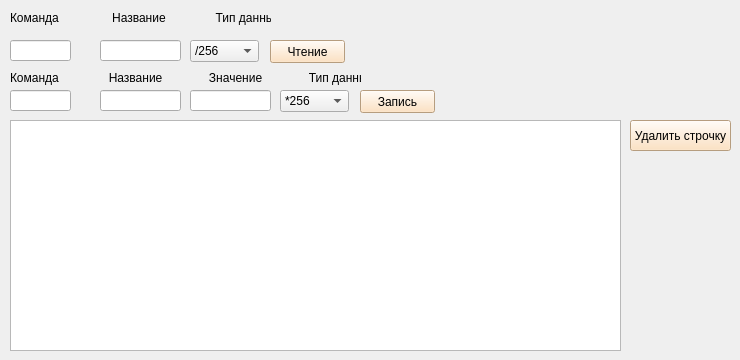
    <widget class="QWidget" name="tab_4">
     <attribute name="title">
      <string>PMBus custom</string>
     </attribute>
     <widget class="QLineEdit" name="lineEditCommandAdrRead">
      <property name="geometry">
       <rect>
        <x>10</x>
        <y>40</y>
        <width>61</width>
        <height>21</height>
       </rect>
      </property>
     </widget>
     <widget class="QLineEdit" name="lineEditNameRead">
      <property name="geometry">
       <rect>
        <x>100</x>
        <y>40</y>
        <width>81</width>
        <height>21</height>
       </rect>
      </property>
      <property name="clearButtonEnabled">
       <bool>true</bool>
      </property>
     </widget>
     <widget class="QPushButton" name="readWordButton">
      <property name="geometry">
       <rect>
        <x>270</x>
        <y>40</y>
        <width>75</width>
        <height>23</height>
       </rect>
      </property>
      <property name="styleSheet">
       <string notr="true">background-color: rgb(255, 220, 178);</string>
      </property>
      <property name="text">
       <string>Чтение</string>
      </property>
     </widget>
     <widget class="QPushButton" name="deleteButton">
      <property name="geometry">
       <rect>
        <x>630</x>
        <y>120</y>
        <width>101</width>
        <height>31</height>
       </rect>
      </property>
      <property name="styleSheet">
       <string notr="true">background-color: rgb(255, 220, 178);</string>
      </property>
      <property name="text">
       <string>Удалить строчку</string>
      </property>
     </widget>
     <widget class="QComboBox" name="comboBoxType">
      <property name="geometry">
       <rect>
        <x>190</x>
        <y>40</y>
        <width>69</width>
        <height>22</height>
       </rect>
      </property>
      <item>
       <property name="text">
        <string>/256</string>
       </property>
      </item>
      <item>
       <property name="text">
        <string>Обычный</string>
       </property>
      </item>
      <item>
       <property name="text">
        <string>byte</string>
       </property>
      </item>
     </widget>
     <widget class="QPushButton" name="writeButton">
      <property name="geometry">
       <rect>
        <x>360</x>
        <y>90</y>
        <width>75</width>
        <height>23</height>
       </rect>
      </property>
      <property name="styleSheet">
       <string notr="true">background-color: rgb(255, 220, 178);</string>
      </property>
      <property name="text">
       <string>Запись</string>
      </property>
     </widget>
     <widget class="QComboBox" name="comboBoxType_2">
      <property name="geometry">
       <rect>
        <x>280</x>
        <y>90</y>
        <width>69</width>
        <height>22</height>
       </rect>
      </property>
      <item>
       <property name="text">
        <string>*256</string>
       </property>
      </item>
      <item>
       <property name="text">
        <string>Обычный</string>
       </property>
      </item>
      <item>
       <property name="text">
        <string>byte</string>
       </property>
      </item>
     </widget>
     <widget class="QLineEdit" name="lineEditValueWrite">
      <property name="geometry">
       <rect>
        <x>190</x>
        <y>90</y>
        <width>81</width>
        <height>21</height>
       </rect>
      </property>
      <property name="clearButtonEnabled">
       <bool>true</bool>
      </property>
     </widget>
     <widget class="QLineEdit" name="lineEditCommandAdrWrite">
      <property name="geometry">
       <rect>
        <x>10</x>
        <y>90</y>
        <width>61</width>
        <height>21</height>
       </rect>
      </property>
     </widget>
     <widget class="QLineEdit" name="lineEditNameWrite">
      <property name="geometry">
       <rect>
        <x>100</x>
        <y>90</y>
        <width>81</width>
        <height>21</height>
       </rect>
      </property>
      <property name="clearButtonEnabled">
       <bool>true</bool>
      </property>
     </widget>
     <widget class="QLabel" name="label_30">
      <property name="geometry">
       <rect>
        <x>10</x>
        <y>10</y>
        <width>261</width>
        <height>16</height>
       </rect>
      </property>
      <property name="text">
       <string>Команда                Название               Тип данных</string>
      </property>
     </widget>
     <widget class="QLabel" name="label_44">
      <property name="geometry">
       <rect>
        <x>10</x>
        <y>70</y>
        <width>351</width>
        <height>16</height>
       </rect>
      </property>
      <property name="text">
       <string>Команда               Название              Значение              Тип данных</string>
      </property>
     </widget>
     <widget class="QTableView" name="tableView">
      <property name="geometry">
       <rect>
        <x>10</x>
        <y>120</y>
        <width>611</width>
        <height>231</height>
       </rect>
      </property>
      <property name="layoutDirection">
       <enum>Qt::LeftToRight</enum>
      </property>
      <property name="textElideMode">
       <enum>Qt::ElideRight</enum>
      </property>
      <property name="verticalScrollMode">
       <enum>QAbstractItemView::ScrollPerItem</enum>
      </property>
     </widget>
    </widget>
